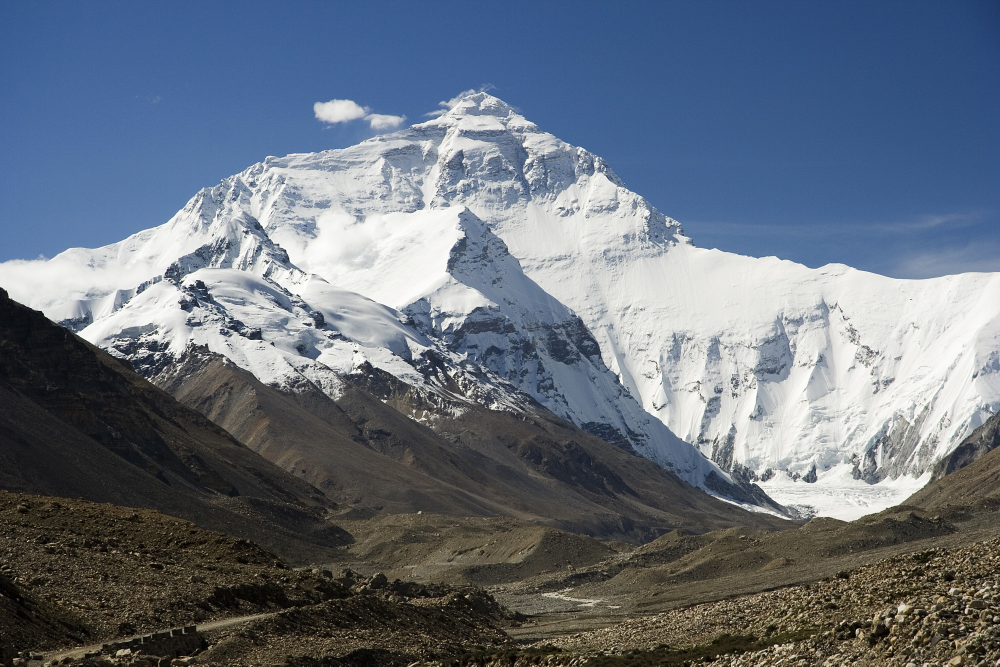
#> input picture XuLyAnh/mountain.jpg, 2000 x 1333 px (shown at 1/2 size)
$ jupyter execute 20230022.ipynb   (older library calls are emulated)
#> lines starting #> are read from the running program, lines starting #| are printed output that depends on the picture; after the words box and inside, x2 and y2 are one past the last pixel; in counts of white or black regions, pixels touching at a corner belong together
Họ và tên: Nguyễn Minh Đăng \
Mã số sinh viên: 20230022

# Bài Thực Tập: Các Phương Pháp Cải Thiện Chất Lượng Ảnh Cơ Bản

[cell 1]
import numpy as np
import matplotlib.pyplot as plt
import cv2

## Báo cáo kết quả

1.a) Hiểm thị và biểu diễn ảnh trên hệ tọa độ Oxy

[cell 2]
# Hình yêu cầu trong bài không có trong thư mục nên lấy hình trên mạng
mountain = plt.imread('mountain.jpg')
#> mountain is the input picture: shape (1333, 2000, 3); mean R, G, B 103.1, 112.6, 125.2
mountain.shape
plt.imshow(mountain)
print(mountain.shape)
#| (1333, 2000, 3)

1.b) Phóng to một vùng bất kỳ của ảnh

[cell 3]
# Phóng to vào đỉnh núi
plt.imshow(mountain)
plt.xlim(800, 1100)
plt.ylim(350, 50)

1.c) Tách ảnh trên thành các lớp với số bit nhỏ dần

[cell 4]
# Hình ban đầu 24bit

#Get input size
height, width = mountain.shape[:2]
#> height = 1333; width = 2000

#Desired "pixelated" size
w8, h8 = (256, 256) # 8 bit = 2^8 value
w5, h5 = (32, 32) # 5 bit = 2^5 value
w1, h1 = (2, 2) # 2 bit = 2^1 value

#Resize input to "pixelated" size
temp8 = cv2.resize(mountain, (w8, h8), interpolation=cv2.INTER_LINEAR)
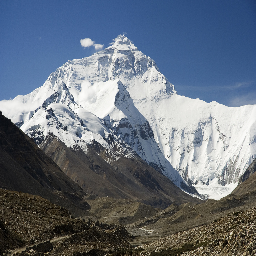
#> temp8: shape (256, 256, 3); mean R, G, B 103, 112.5, 125.2
temp5 = cv2.resize(mountain, (w5, h5), interpolation=cv2.INTER_LINEAR)
temp1 = cv2.resize(mountain, (w1, h1), interpolation=cv2.INTER_LINEAR)

#Initialize output image
output8 = cv2.resize(temp8, (width, height), interpolation=cv2.INTER_NEAREST)
output5 = cv2.resize(temp5, (width, height), interpolation=cv2.INTER_NEAREST)
output1 = cv2.resize(temp1, (width, height), interpolation=cv2.INTER_NEAREST)
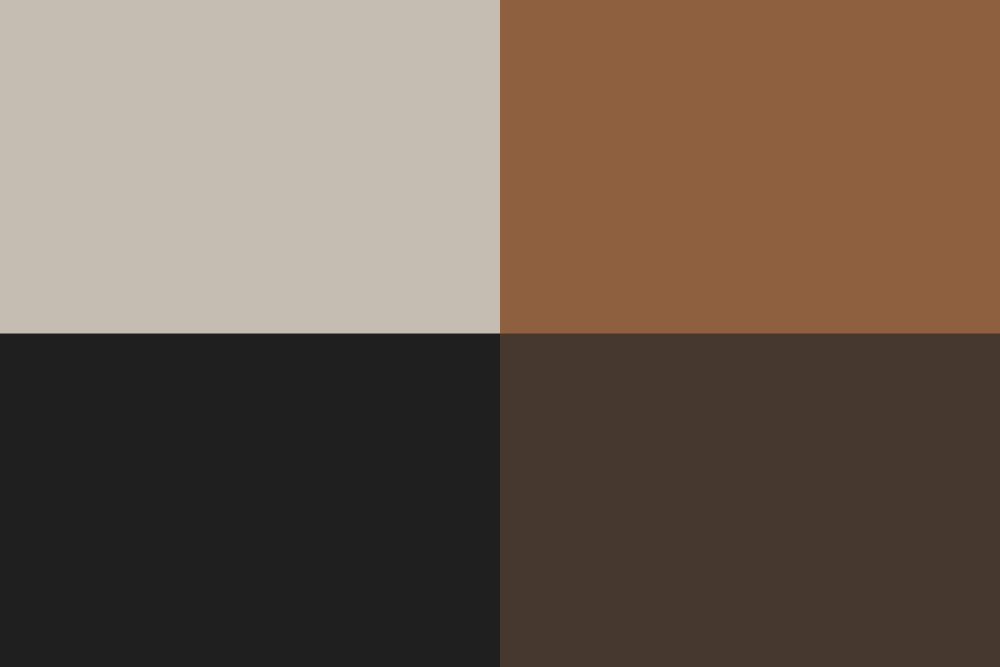
#> output1: shape (1333, 2000, 3) (shown at 1/2 size); mean of channels 0, 1, 2 80.3, 92.8, 110.8; drawn as B, G, R

# Show image
plt.figure(figsize=(12, 12))

plt.subplot(321)
plt.imshow(mountain)
plt.axis('off')
plt.title('Mac dinh 24 bit')

plt.subplot(322)
plt.imshow(output8)
plt.axis('off')
plt.title('8 bit')

plt.subplot(323)
plt.imshow(output5)
plt.axis('off')
plt.title('5 bit')

plt.subplot(324)
plt.imshow(output1)
plt.axis('off')
plt.title('1 bit')

1.d) Điền tên và mã số sinh viên trên title của ảnh

[cell 5]
plt.imshow(mountain)
plt.axis('off')
plt.title('Nguyễn Minh Đăng \n' + '20230022')

1.f) Chuyển ảnh thành thang xám và trắng đen

[cell 6]
r = mountain[:,:,0]
g = mountain[:,:,1]
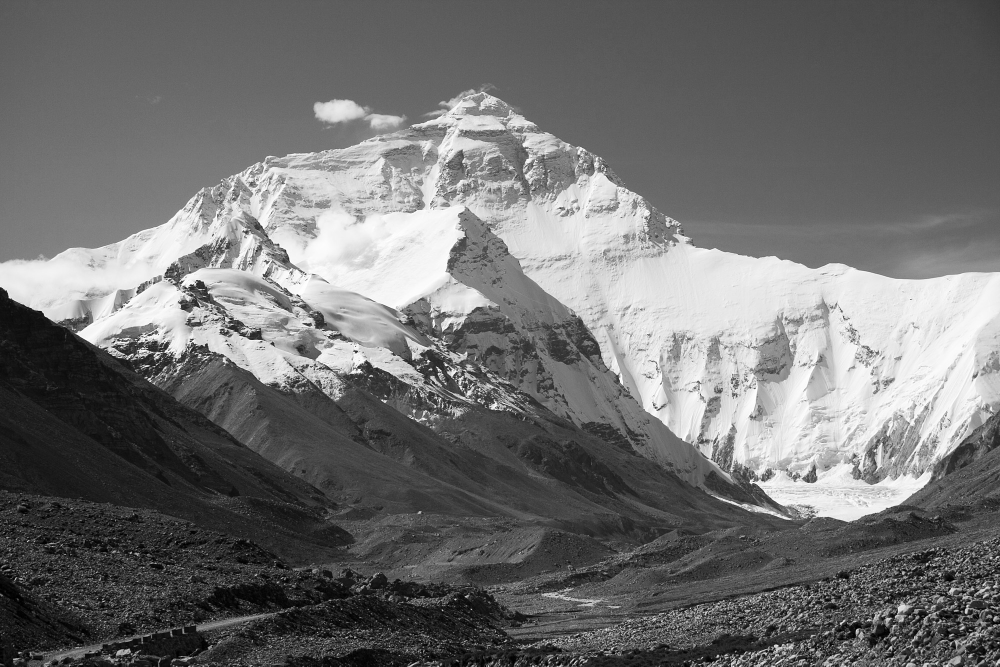
#> g: shape (1333, 2000) (shown at 1/2 size); min 0, max 255, mean 112.6
b = mountain[:,:,2]
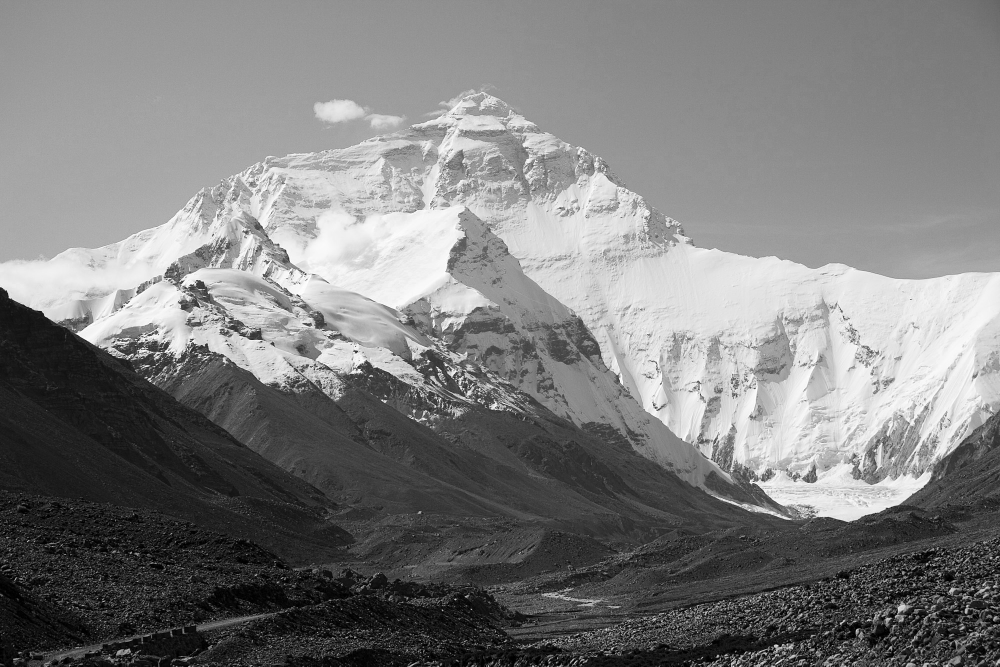
#> b: shape (1333, 2000) (shown at 1/2 size); min 0, max 255, mean 125.2
grayscale = 0.3*r + 0.59*g + 0.11*b

m,n = grayscale.shape
#> m = 1333; n = 2000
output = np.zeros([m,n])
for x in range(m):
    for y in range(n):
        if grayscale[x,y] > 127:
            output[x,y] = 255
        else:
            output[x,y] = 0
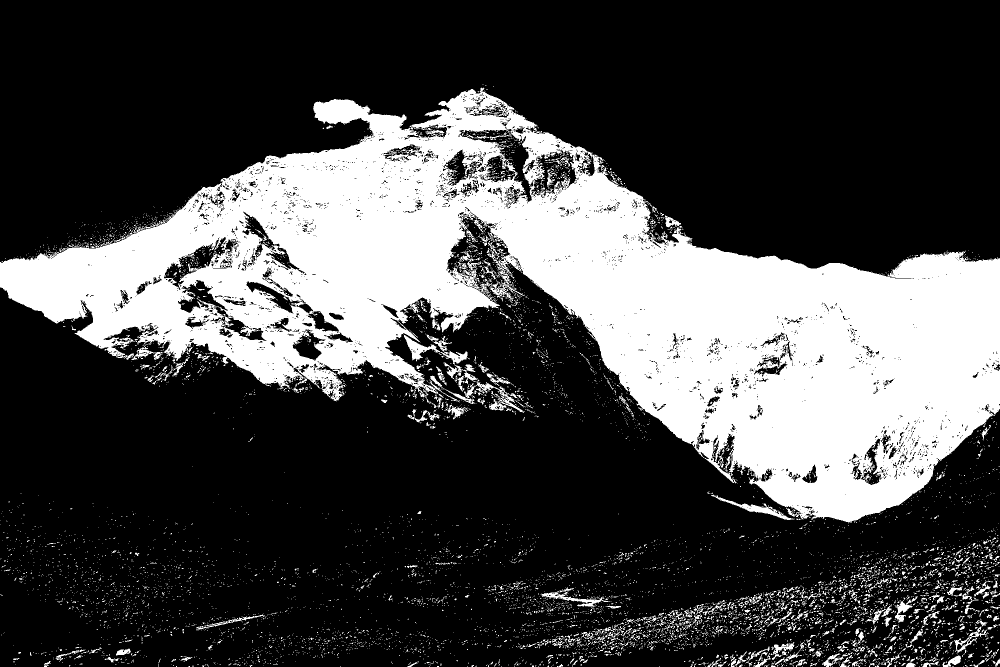
#> output: shape (1333, 2000) float64 (shown at 1/2 size); 27.9% white; 8252 white regions (7762 under 20 px), largest, box (x1, y1, x2, y2) and area: (0, 175, 2000, 1046) 680164, (807, 669, 940, 728) 1784, (951, 763, 1050, 826) 1431

plt.figure(figsize=(10, 10))
plt.subplot(121)
plt.imshow(grayscale, cmap='gray')
plt.axis('off')
plt.title('Thang xam')

plt.subplot(122)
plt.imshow(output, cmap='gray')
plt.axis('off')
plt.title('Trang den')

1.g) Vẽ vòng tròn màu đen, tâm tại điểm giữa ảnh, bán kính 1/4 chiều cao ảnh \
Ta có phương trình đường tròn tâm I(m,n)
\begin{align*}
    &(x-m)^2 + (y-n)^2 = R^2 \\
    & \rightarrow = y^2 - 2ny + x^2 - 2mx + m^2 + n^2 - R^2 = 0 \\
    & a = 1;\ b = -2n;\ c = x^2 - 2mx + m^2 + n^2 - R^2 \\
    & \Delta = b^2 - 4ac \\
    & \text{Ta cho x chạy từ width - R đến width + R, đặt y là ẩn giải nghiệm \ Từ đây ta có 2 nghiệm phân biệt} \\
    & y_1 = \frac{-b + \sqrt{\Delta}}{2a}  \\
    & y_2 = \frac{-b - \sqrt{\Delta}}{2a}
\end{align*}

[cell 7]
height, width = mountain.shape[:2]
m = width/2
#> m = 1000
n = height/2
#> n = 666.5
R = height/4
#> R = 333.2

yfit_1 = []
yfit_2 = []

xfit = np.linspace(width/2 - R , width/2 + R, 100)
#> xfit = 100 values from 666.8 to 1333.2

for i in range(100):
    a = 1
    b = -2*n
    c = xfit[i]**2 - 2*m*xfit[i] + m**2 + n**2 - R**2
    delta = np.power(b, 2) - 4*a*c
    y1 = (-b + np.sqrt(delta))/(2*1)
    y2 = (-b - np.sqrt(delta))/(2*1)
    yfit_1.append(y1)
    yfit_2.append(y2)

plt.imshow(mountain)
plt.plot(xfit, yfit_1, color='r')
plt.plot(xfit, yfit_2, color='r')
plt.scatter(m,n, color='blue')
plt.plot([m, m+R], [n, n], color='blue')
plt.text(m, n-50, "R = " + str(R))

# Phần 2

[cell 8]
moon = cv2.imread("blurry_moon.tif")
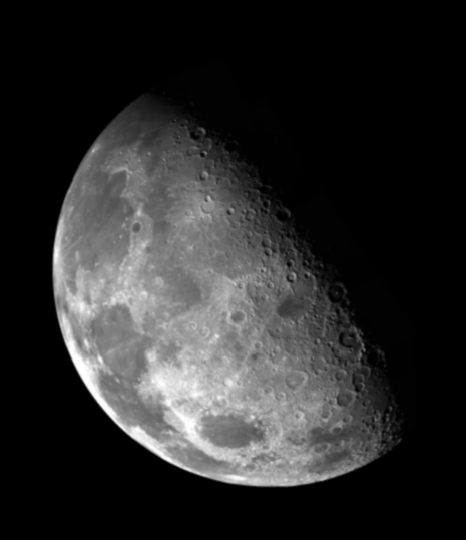
#> input picture XuLyAnh/blurry_moon.tif, 466 x 540 px
#> moon is the input picture: shape (540, 466, 3); min 0, max 254, mean 42.7
plt.imshow(moon, cmap="gray")
plt.axis("off")
moon.shape
#> Out = (540, 466, 3)

2.a) Vẽ histogram và xác định thừa sáng hay thiếu sáng

[cell 9]
color = ("b", "g", "r")

for i, col in enumerate(color):
    histr = cv2.calcHist([moon],
                         [i], None,
                         [256],
                         [0, 256])
    plt.plot(histr, color=col)

    # Limit X - axis to 256

plt.show()
#> figure, not shown here; curve peaks at x = 0, y = 142493; curve peaks at x = 0, y = 142493; curve peaks at x = 0, y = 142493

Đồ thị histogram ngã hết về bên trái \
Kết luận: Hình này thiếu sáng

2b) Biến đổi ảnh

[cell 10]
# Biến đổi ảnh âm bản
# s = L - 1 - r
# s = 2^{bit} - 1 - image

# cv2 ko chuyen doi dc
moon = plt.imread("blurry_moon.tif")
#> moon: shape (540, 466); min 0, max 254, mean 42.7
bit = 8
plt.figure(figsize=(10,10))

plt.subplot(121)
plt.imshow(moon, cmap="gray")
plt.axis("off")
plt.title("Mac dinh")

plt.subplot(122)
plt.imshow(np.power(2, bit) - 1 - moon, cmap="gray")
plt.axis("off")
plt.title("Am ban")

[cell 11]
# Biến đổi logarithm
# s = clog(1+r)
plt.figure(figsize=(10,10))


plt.subplot(121)
plt.imshow(moon, cmap="gray")
plt.axis("off")
plt.title("Mac dinh")

plt.subplot(122)
plt.imshow(1*np.log(1 + moon), cmap="gray")
plt.axis("off")
plt.title("clog(1+r)\n c = 1")
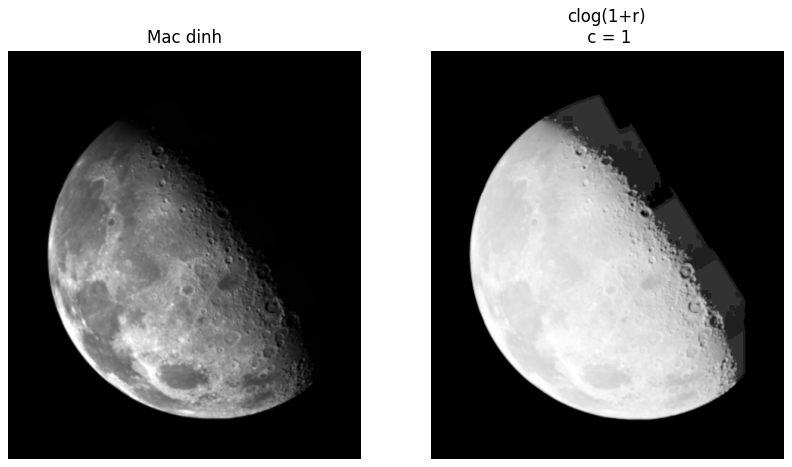
#> figure drawn by matplotlib, 2 panels

[cell 12]
# Biến đổi hàm mũ
# s = cr^\gamma

plt.figure(figsize=(10,10))


plt.subplot(221)
plt.imshow(moon, cmap='gray')
plt.axis("off")
plt.title("Mac dinh")

plt.subplot(222)
s1 = 1*np.power(moon, 0.6)
plt.imshow(s1, cmap="gray")
plt.axis("off")
plt.title("gamma = 0.6")

plt.subplot(223)
s2 = 1*np.power(moon, 0.2)
plt.imshow(s2, cmap="gray")
plt.axis("off")
plt.title("gamma = 0.2")

plt.subplot(224)
s3 = 1*np.power(moon, 1.2)
plt.imshow(s3, cmap="gray")
plt.axis("off")
plt.title("gamma = 1.2")

[cell 13]
# bien doi tung doan

moon = cv2.imread("blurry_moon.tif", cv2.IMREAD_COLOR)

# float
norm_moon1 = cv2.normalize(moon, None, alpha=0, beta=0.5, norm_type=cv2.NORM_MINMAX, dtype=cv2.CV_32F)
norm_moon2 = cv2.normalize(moon, None, alpha=0, beta=2, norm_type=cv2.NORM_MINMAX, dtype=cv2.CV_32F)
norm_moon3 = cv2.normalize(moon, None, alpha=1, beta=0.5, norm_type=cv2.NORM_MINMAX, dtype=cv2.CV_32F)
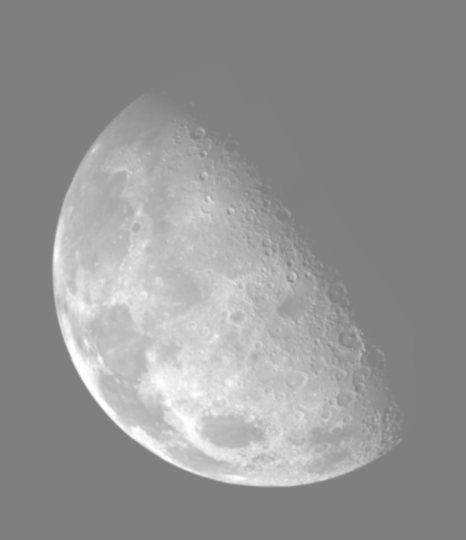
#> norm_moon3: shape (540, 466, 3) float32; min 0.5, max 1, mean 0.584
norm_moon4 = cv2.normalize(moon, None, alpha=1, beta=0.2, norm_type=cv2.NORM_MINMAX, dtype=cv2.CV_32F)
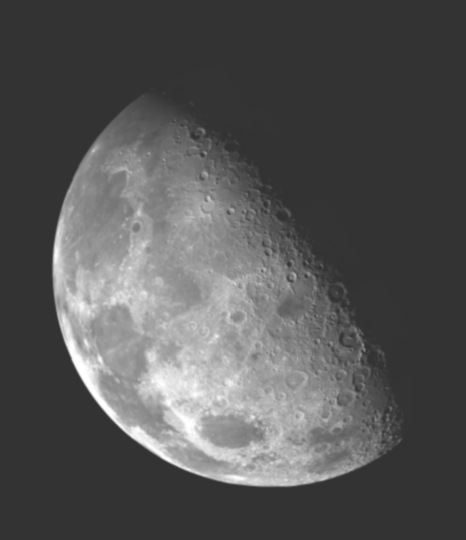
#> norm_moon4: shape (540, 466, 3) float32; min 0.2, max 1, mean 0.334
norm_moon5 = cv2.normalize(moon, None, alpha=0.5, beta=0.5, norm_type=cv2.NORM_MINMAX, dtype=cv2.CV_32F)
#> norm_moon5: shape (540, 466, 3) float32; every value is 0.5

# beta > 1 su dung np.clip
# scale to unit8
norm_moon1 = (255*norm_moon1).astype(np.uint8)
norm_moon2 = np.clip(norm_moon2, 0, 1)
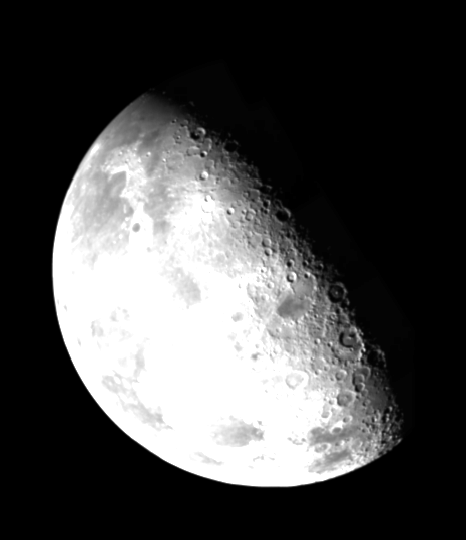
#> norm_moon2: shape (540, 466, 3) float32; min 0, max 1, mean 0.29
norm_moon2 = (255*norm_moon2).astype(np.uint8)
norm_moon3 = (255*norm_moon3).astype(np.uint8)
norm_moon4 = np.clip(norm_moon4, 0, 1)
norm_moon4 = (255*norm_moon4).astype(np.uint8)
norm_moon5 = (255*norm_moon5).astype(np.uint8)
#> norm_moon5: shape (540, 466, 3); every value is 127

plt.figure(figsize=(10, 10))

plt.subplot(231)
plt.imshow(moon)
plt.title("Mac dinh")
plt.axis("off")


plt.subplot(232)
plt.imshow(norm_moon1)
plt.title("alpha=0, beta=0.5")
plt.axis("off")

plt.subplot(233)
plt.imshow(norm_moon2)
plt.title("alpha=0, beta=2")
plt.axis("off")

plt.subplot(234)
plt.imshow(norm_moon3)
plt.title("alpha=1, beta=0.5")
plt.axis("off")

plt.subplot(235)
plt.imshow(norm_moon4)
plt.title("alpha=1, beta=0.2")
plt.axis("off")

plt.subplot(236)
plt.imshow(norm_moon5)
plt.title("alpha=0.5, beta=0.5")
plt.axis("off")
#> Out = (-0.5, 465.5, 539.5, -0.5)


# alpha tang do tuong phan
# beta tang do sang/toi vung sang/toi
